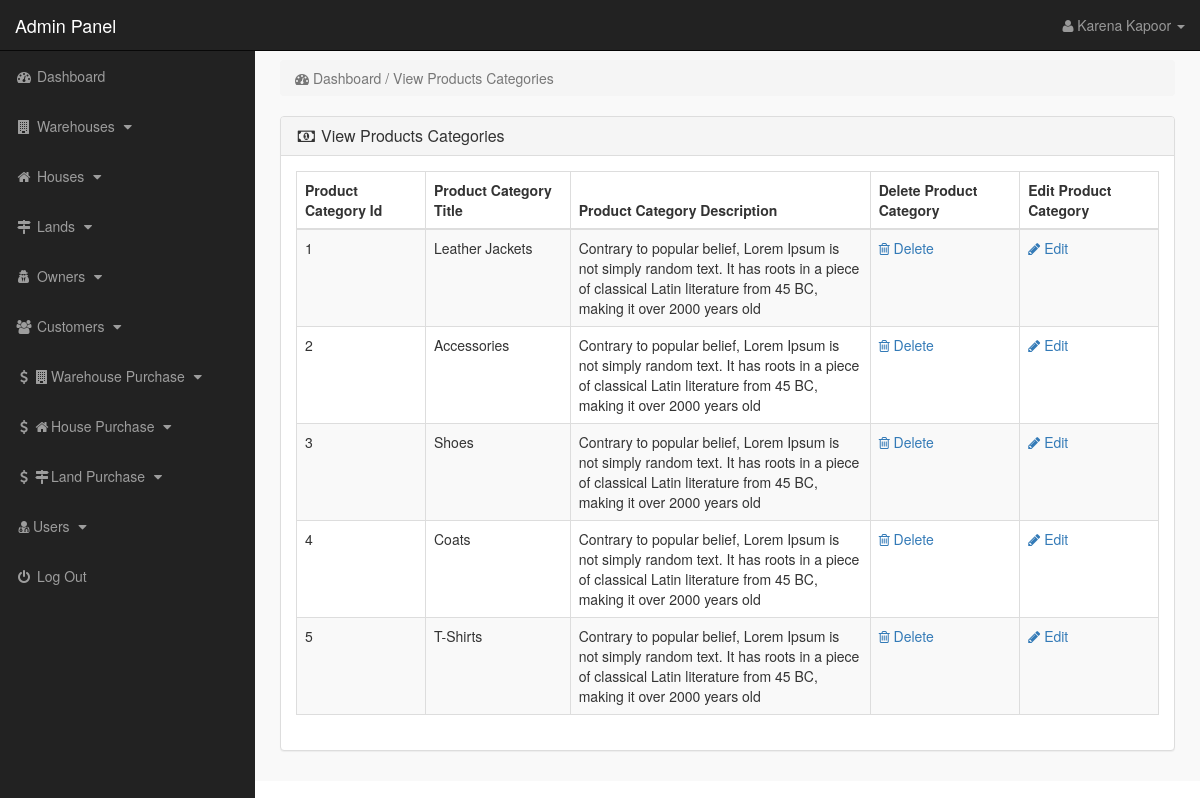
The page /index.php?view_p_cats (signed in) on the database its author committed.
### tables this page shows
CREATE TABLE IF NOT EXISTS `product_categories` (
`p_cat_id` int(10) NOT NULL,
  `p_cat_title` text NOT NULL,
  `p_cat_desc` text NOT NULL
);

### view_p_cats.php (the view)
<?php
if(!isset($_SESSION['admin_email'])){
echo "<script>window.open('login.php','_self')</script>";
}
else {
?>
<div class="row">
<div class="col-lg-12">
<ol class="breadcrumb">
<li class="active">
<i class="fa fa-dashboard"></i> Dashboard / View Products Categories
</li>
</ol>
</div>
</div>
<div class="row">
<div class="col-lg-12">
<div class="panel panel-default">
<div class="panel-heading">
<h3 class="panel-title">
<i class="fa fa-money fa-fw"> </i> View Products Categories
</h3>
</div>
<div class="panel-body">
<div class="table-responsive">
<table class="table table-bordered table-hover table-striped">
<thead>
<tr>
<th>Product Category Id</th>
<th>Product Category Title</th>
<th>Product Category Description</th>
<th>Delete Product Category</th>
<th>Edit Product Category</th>
</tr>
</thead>
<tbody>
<?php
$i=0;
$get_p_cats = "select * from product_categories";
$run_p_cats = mysqli_query($con,$get_p_cats);
while($row_p_cats = mysqli_fetch_array($run_p_cats)){
$p_cat_id = $row_p_cats['p_cat_id'];
$p_cat_title = $row_p_cats['p_cat_title'];
$p_cat_desc = $row_p_cats['p_cat_desc'];
$i++;
?>
<tr>
<td> <?php echo $i; ?> </td>
<td> <?php echo $p_cat_title; ?> </td>
<td width="300"> <?php echo $p_cat_desc; ?> </td>
<td>
<a href="index.php?delete_p_cat=<?php echo $p_cat_id; ?>">
<i class="fa fa-trash-o"></i> Delete
</a>
</td>
<td>
<a href="index.php?edit_p_cat=<?php echo $p_cat_id; ?>">
<i class="fa fa-pencil"></i> Edit
</a>
</td>
</tr>
<?php } ?>
</tbody>
</table>
</div>
</div>
</div>
</div>
</div>
<?php } ?>

### includes/sidebar.php (shortened to what this page needs)
<?php
if (!isset($_SESSION['admin_email'])) {
    echo "<script>window.open('login.php','_self')</script>";
} else {
    ?>
    <nav class="navbar navbar-inverse navbar-fixed-top">
        <div class="navbar-header">
            <a class="navbar-brand" href="index.php?dashboard">Admin Panel</a>
        </div>
        <ul class="nav navbar-right top-nav">
            <li class="dropdown">
                <a href="#" class="dropdown-toggle" data-toggle="dropdown">
                    <i class="fa fa-user"></i>
                    <?php echo $admin_name; ?> <b class="caret"></b>
                </a>
            </li>
        </ul>
        <div class="collapse navbar-collapse navbar-ex1-collapse">
            <ul class="nav navbar-nav side-nav">
                <li>
                    <a href="index.php?dashboard">
                        <i class="fa fa-fw fa-dashboard"></i> Dashboard
                    </a>
                </li>
                <li class="item" id='ware' data-toggle="collapse" data-target="#warehouses">
                    <a href="#ware" class="">
                        <i class="fa fa-fw fa-building"></i> Warehouses
                        <i class="fa fa-fw fa-caret-down"></i>
                    </a>
                </li>
                <li class="item" id='house' data-toggle="collapse" data-target="#houses">
                    <a href="#house" class="">
                        <i class="fa fa-fw fa-home"></i> Houses
                        <i class="fa fa-fw fa-caret-down"></i>
                    </a>
                </li>
                <li class="item" id='land' data-toggle="collapse" data-target="#lands">
                    <a href="#land" class="">
                        <i class="fa fa-fw fa-map-signs"></i> Lands
                        <i class="fa fa-fw fa-caret-down"></i>
                    </a>
                </li>
                <li class="item" id='owner' data-toggle="collapse" data-target="#owners">
                    <a href="#owner" class="">
                        <i class="fa fa-fw fa-user-secret"></i> Owners
                        <i class="fa fa-fw fa-caret-down"></i>
                    </a>
                </li>
                <li class="item" id='customer' data-toggle="collapse" data-target="#customers">
                    <a href="#customer" class="">
                        <i class="fa fa-fw fa-users"></i> Customers
                        <i class="fa fa-fw fa-caret-down"></i>
                    </a>
                </li>
                <li class="item" id='purchase_w' data-toggle="collapse" data-target="#purchases_w">
                    <a href="#purchase_w" class="">
                        <i class="fa fa-fw fa-dollar"></i><i class="fa fa-fw fa-building"></i>Warehouse Purchase
                        <i class="fa fa-fw fa-caret-down"></i>
                    </a>
                </li>
                <li class="item" id='purchase_h' data-toggle="collapse" data-target="#purchases_h">
                    <a href="#purchase_h" class="">
                        <i class="fa fa-fw fa-dollar"></i><i class="fa fa-fw fa-home"></i>House Purchase
                        <i class="fa fa-fw fa-caret-down"></i>
                    </a>
                </li>
                <li class="item" id='purchase_l' data-toggle="collapse" data-target="#purchases_l">
                    <a href="#purchase_l" class="">
                        <i class="fa fa-fw fa-dollar"></i><i class="fa fa-fw fa-map-signs"></i>Land Purchase
                        <i class="fa fa-fw fa-caret-down"></i>
                    </a>
                </li>
                <li class="item" id='user' data-toggle="collapse" data-target="#users">
                    <a href="#user" class="">
                        <i class="fa fa-fw fa-user-md"></i></i>Users
                        <i class="fa fa-fw fa-caret-down"></i>
                    </a>
                </li>
                <li>
                    <a href="logout.php">
                        <i class="fa fa-fw fa-power-off"></i> Log Out
                    </a>
                </li>
            </ul>
        </div>
    </nav>
<?php } ?>

### css/style.css (style rules this page uses)
body { margin-top: 100px; }
@media (min-width: 768px) { body { margin-top: 50px; } }
.top-nav { padding: 0 15px; }
.top-nav > li { display: inline-block; float: left; }
.top-nav > li > a { padding-top: 15px; padding-bottom: 15px; line-height: 20px; color: #999; }
@media (min-width: 768px) { .side-nav { position: fixed; top: 51px; width: 255px; border-radius: 0; overflow-y: auto; background-color: #222; bottom: 0; overflow-x: hidden; padding-bottom: 40px; } }
@media (min-width: 768px) { .side-nav > li > a { width: 255px; } }
.panel-body { border-radius: 5px; }

### rows shown on the page
product_categories: p_cat_title "Leather Jackets", p_cat_desc "Contrary to popular belief, Lorem Ipsum is not simply random text. It has roots in a piece of classical Latin literature from 45 BC, making it over 2000 years old"
product_categories: p_cat_title "Accessories", p_cat_desc "Contrary to popular belief, Lorem Ipsum is not simply random text. It has roots in a piece of classical Latin literature from 45 BC, making it over 2000 years old"
product_categories: p_cat_title "Shoes", p_cat_desc "Contrary to popular belief, Lorem Ipsum is not simply random text. It has roots in a piece of classical Latin literature from 45 BC, making it over 2000 years old"
product_categories: p_cat_title "Coats", p_cat_desc "Contrary to popular belief, Lorem Ipsum is not simply random text. It has roots in a piece of classical Latin literature from 45 BC, making it over 2000 years old"
product_categories: p_cat_title "T-Shirts", p_cat_desc "Contrary to popular belief, Lorem Ipsum is not simply random text. It has roots in a piece of classical Latin literature from 45 BC, making it over 2000 years old"

### other values the page prints
$admin_name "Karena Kapoor"
